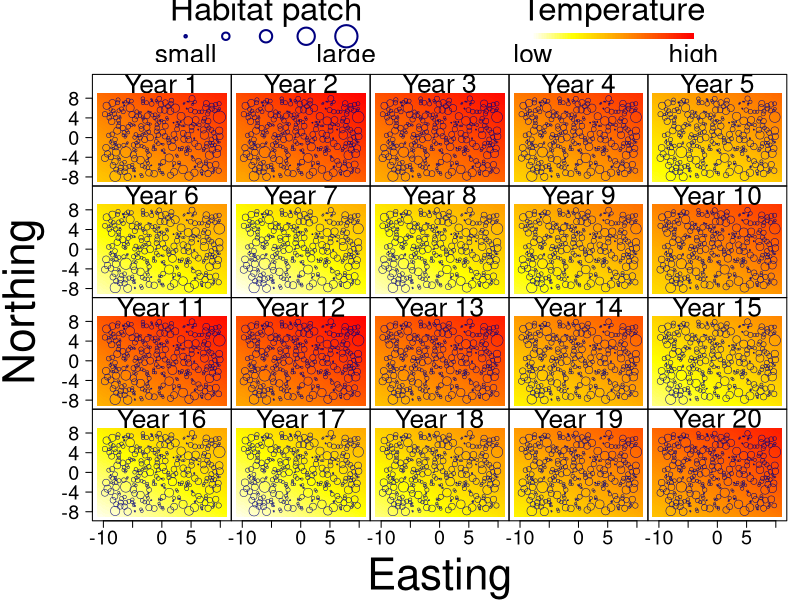

Generate this figure with R:
#========================================================================
# Code for generating and visualizing habitat patch size and temperature
# written by Qing Zhao, 2023 in Colorado
#========================================================================

#setwd('')

#=====================
# Simulate covariates
#=====================
library(boot) # for using inv.logit functions

set.seed(1)

nsite <- 360 # number of sites
nyear <- 20  # number of years

lon <- runif(nsite, -10, 10) # longitude or easting
lat <- runif(nsite, - 8,  8) # latitude or northing
d <- matrix(, nsite, nsite) # distance between sites
for (i1 in 1:nsite) {
  for (i2 in 1:nsite) {
    d[i1,i2] <- sqrt((lon[i1] - lon[i2]) ^ 2 + (lat[i1] - lat[i2]) ^ 2)
  } # i2
} # i1
diag(d) <- NA

size <- matrix(, nsite, nyear) # habitat patch size
size_mean <- numeric(nsite)
for (i in 1:nsite) {
  size_mean[i] <- exp(rnorm(n=1, mean=log(min(d[i,],na.rm=T) / 2), sd=0.05))
  for (t in 1:nyear) {
    size[i,t] <- exp(rnorm(n=1, mean=log(size_mean[i]), sd=0.05))
  } # t
} # i

temp <- matrix(, nsite, nyear) # temperature
temp_mean <- inv.logit(lat / 30 + lon / 20) * 10
for (t in 1:nyear) {
  temp[,t] <- (temp_mean + sin(t / 1.5) * 2) / 0.6 - 4
} # t

# Save simulated covariate data
cov <- list(lon=lon, lat=lat, size=size, temp=temp)
save(cov, file='covariates.RData')

#==========
# Graphing
#==========
pdf(file='1.4 covariates.pdf', width=12, height=10)

ngrid <- 10000
x <- rep(seq(-11,11,length.out=sqrt(ngrid)), times=sqrt(ngrid))
y <- rep(seq(- 9, 9,length.out=sqrt(ngrid)), each =sqrt(ngrid))
temp_area_mean <- numeric(ngrid)
temp_area <- matrix(, ngrid, nyear)
for (i in 1:ngrid) {
  temp_area_mean[i] <- inv.logit(x[i] / 30 + y[i] / 20) * 10
  for (t in 1:nyear) {
    temp_area[i,t] <- (temp_area_mean[i] + sin(t / 1.5) * 2) / 0.6 - 4
  } # t
} # i

nscale <- 100
scale <- round((temp_area - min(temp_area)) / (max(temp_area) - min(temp_area)) * (nscale - 1)) + 1
xsize <- (max(x) - min(x)) / (sqrt(ngrid)-1) / 2
ysize <- (max(y) - min(y)) / (sqrt(ngrid)-1) / 2

laymat <- matrix(
  c(rep(rep( 1: 2, each=5), times=2), 
    rep(rep( 3: 7, each=2), times=3), 
    rep(rep( 8:12, each=2), times=3), 
    rep(rep(13:17, each=2), times=3), 
    rep(rep(18:22, each=2), times=3)), 
  nrow=14, ncol=10, byrow=TRUE)
layout(mat=laymat)
par(mar=c(1,0,0,0))
par(oma=c(6,7,0,1))

plot(1, type='n', axes=F, xlab='', ylab='')
points(x=seq(0.8,1.2,length.out=5), y=rep(0.92,5), pch=21, bg='white', col='navy', lwd=2, cex=seq(1,9,2)/2)
text(x=0.8, y=0.86, labels='small',      pos=1, cex=2.4)
text(x=1.2, y=0.86, labels='large',      pos=1, cex=2.4)
text(x=1.0, y=1.05, labels='Habitat patch', pos=3, cex=3.0)

plot(1, type='n', axes=F, xlab='', ylab='')
nscale <- 100
for (i in 1:nscale) {
  rect(seq(0.8,1.2,length.out=nscale+1)[i],   0.88, 
       seq(0.8,1.2,length.out=nscale+1)[i+1], 0.96, 
       col=rev(heat.colors(nscale))[i], border=NA)
} # i
text(x=0.8, y=0.86, labels='low',         pos=1, cex=2.4)
text(x=1.2, y=0.86, labels='high',        pos=1, cex=2.4)
text(x=1.0, y=1.05, labels='Temperature', pos=3, cex=3.0)

par(mar=c(0,0,0,0))
for (t in 1:nyear) {
  plot(1, xlim=c(-11,11), ylim=c(-9,12), type='n', axes=F, xlab='', ylab='')
  for (i in 1:ngrid) {
    rect(x[i]-xsize,y[i]-ysize,x[i]+xsize,y[i]+ysize,col=rev(heat.colors(nscale))[scale[i,t]],border=NA)
  } # i
  points(lon, lat, pch=21, cex=size[,t]*3, col='navy', lwd=0.5)

  if (t %% 5 == 1) {
    axis(2, at=seq(-08,08,length.out=5), cex.axis=1.8, las=2)
  }
  if (t > 15) {
    axis(1, at=seq(-10,10,length.out=5), cex.axis=1.8)
  }
  box()
  text(x=0, y=11, labels=paste('Year', t, sep=' '), cex=2.4)
  if (t == 11) {
    axis(2, at=12, labels='Northing', line=3.2, cex.axis=4, tick=F)
  }
  if (t == 18) {
    axis(1, at= 0, labels='Easting',  line=3.4, cex.axis=4, tick=F)
  }
} # t

dev.off()


